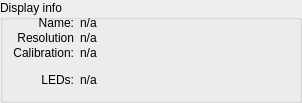
   <widget class="QGroupBox" name="groupBoxStimInfo_2">
    <property name="geometry">
     <rect>
      <x>475</x>
      <y>92</y>
      <width>302</width>
      <height>103</height>
     </rect>
    </property>
    <property name="title">
     <string>Display info</string>
    </property>
    <widget class="QLabel" name="lblDisplDevInfo">
     <property name="geometry">
      <rect>
       <x>80</x>
       <y>46</y>
       <width>217</width>
       <height>33</height>
      </rect>
     </property>
     <property name="baseSize">
      <size>
       <width>0</width>
       <height>26</height>
      </size>
     </property>
     <property name="frameShape">
      <enum>QFrame::NoFrame</enum>
     </property>
     <property name="frameShadow">
      <enum>QFrame::Sunken</enum>
     </property>
     <property name="text">
      <string>n/a</string>
     </property>
     <property name="textFormat">
      <enum>Qt::RichText</enum>
     </property>
     <property name="alignment">
      <set>Qt::AlignLeading|Qt::AlignLeft|Qt::AlignTop</set>
     </property>
     <property name="wordWrap">
      <bool>true</bool>
     </property>
    </widget>
    <widget class="QLabel" name="label_DDev1">
     <property name="geometry">
      <rect>
       <x>5</x>
       <y>16</y>
       <width>69</width>
       <height>16</height>
      </rect>
     </property>
     <property name="layoutDirection">
      <enum>Qt::LeftToRight</enum>
     </property>
     <property name="text">
      <string>Name:</string>
     </property>
     <property name="alignment">
      <set>Qt::AlignRight|Qt::AlignTop|Qt::AlignTrailing</set>
     </property>
    </widget>
    <widget class="QLabel" name="lblDisplDevRes">
     <property name="geometry">
      <rect>
       <x>80</x>
       <y>31</y>
       <width>217</width>
       <height>16</height>
      </rect>
     </property>
     <property name="autoFillBackground">
      <bool>false</bool>
     </property>
     <property name="frameShape">
      <enum>QFrame::NoFrame</enum>
     </property>
     <property name="frameShadow">
      <enum>QFrame::Sunken</enum>
     </property>
     <property name="text">
      <string>n/a</string>
     </property>
     <property name="alignment">
      <set>Qt::AlignLeading|Qt::AlignLeft|Qt::AlignTop</set>
     </property>
    </widget>
    <widget class="QLabel" name="label_DDev2">
     <property name="geometry">
      <rect>
       <x>5</x>
       <y>31</y>
       <width>69</width>
       <height>16</height>
      </rect>
     </property>
     <property name="layoutDirection">
      <enum>Qt::LeftToRight</enum>
     </property>
     <property name="text">
      <string>Resolution</string>
     </property>
     <property name="alignment">
      <set>Qt::AlignRight|Qt::AlignTop|Qt::AlignTrailing</set>
     </property>
    </widget>
    <widget class="QLabel" name="label_DDev3">
     <property name="geometry">
      <rect>
       <x>5</x>
       <y>46</y>
       <width>69</width>
       <height>16</height>
      </rect>
     </property>
     <property name="layoutDirection">
      <enum>Qt::LeftToRight</enum>
     </property>
     <property name="text">
      <string>Calibration:</string>
     </property>
     <property name="alignment">
      <set>Qt::AlignRight|Qt::AlignTop|Qt::AlignTrailing</set>
     </property>
    </widget>
    <widget class="QLabel" name="lblDisplDevName">
     <property name="geometry">
      <rect>
       <x>80</x>
       <y>16</y>
       <width>217</width>
       <height>16</height>
      </rect>
     </property>
     <property name="autoFillBackground">
      <bool>false</bool>
     </property>
     <property name="frameShape">
      <enum>QFrame::NoFrame</enum>
     </property>
     <property name="frameShadow">
      <enum>QFrame::Sunken</enum>
     </property>
     <property name="text">
      <string>n/a</string>
     </property>
     <property name="alignment">
      <set>Qt::AlignLeading|Qt::AlignLeft|Qt::AlignTop</set>
     </property>
    </widget>
    <widget class="QLabel" name="label_DDev4">
     <property name="geometry">
      <rect>
       <x>5</x>
       <y>73</y>
       <width>69</width>
       <height>16</height>
      </rect>
     </property>
     <property name="layoutDirection">
      <enum>Qt::LeftToRight</enum>
     </property>
     <property name="text">
      <string>LEDs:</string>
     </property>
     <property name="alignment">
      <set>Qt::AlignRight|Qt::AlignTop|Qt::AlignTrailing</set>
     </property>
    </widget>
    <widget class="QLabel" name="lblDisplDevLEDs">
     <property name="geometry">
      <rect>
       <x>80</x>
       <y>73</y>
       <width>217</width>
       <height>28</height>
      </rect>
     </property>
     <property name="autoFillBackground">
      <bool>false</bool>
     </property>
     <property name="frameShape">
      <enum>QFrame::NoFrame</enum>
     </property>
     <property name="frameShadow">
      <enum>QFrame::Sunken</enum>
     </property>
     <property name="text">
      <string>n/a</string>
     </property>
     <property name="alignment">
      <set>Qt::AlignLeading|Qt::AlignLeft|Qt::AlignTop</set>
     </property>
     <property name="wordWrap">
      <bool>true</bool>
     </property>
    </widget>
   </widget>
